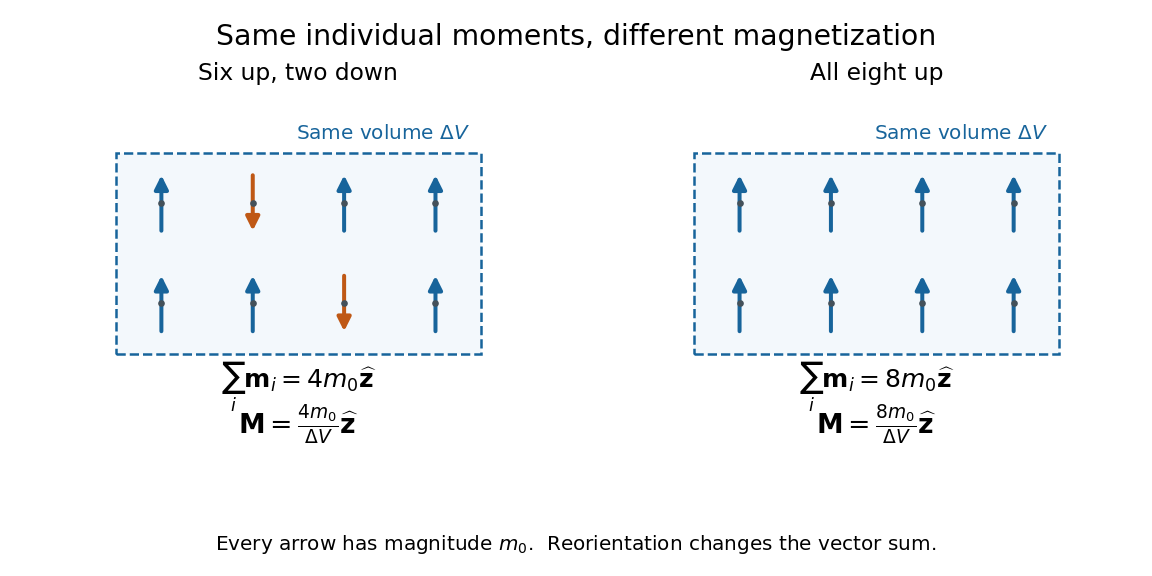

Write Python code to recreate this figure.
"""Draw an original dipole-counting model; emit a PNG in the working directory.

Tested with Python 3.14, matplotlib 3.10.7, and numpy 2.3.5.
"""

from pathlib import Path

import matplotlib.pyplot as plt
from matplotlib.patches import FancyArrowPatch, Rectangle
import numpy as np


def main():
    plt.rcParams.update({"font.size": 12, "mathtext.fontset": "dejavusans"})
    fig, axes = plt.subplots(1, 2, figsize=(9.6, 4.8), dpi=120)
    fig.patch.set_facecolor("white")
    fig.suptitle("Same individual moments, different magnetization", fontsize=17, y=0.96)
    blue, orange = "#17649b", "#bf5815"
    patterns = (np.array([1, 1, -1, 1, 1, -1, 1, 1]), np.ones(8, dtype=int))
    for ax, signs, title, net in zip(
        axes, patterns, ("Six up, two down", "All eight up"), (4, 8), strict=True
    ):
        ax.set_aspect("equal")
        ax.set_xlim(-0.3, 4.3)
        ax.set_ylim(-1.55, 2.8)
        ax.axis("off")
        ax.set_title(title, pad=11, fontsize=14)
        ax.add_patch(Rectangle((0, 0), 4, 2.2, facecolor="#f3f8fc", edgecolor=blue, lw=1.5, linestyle="--"))
        ax.text(3.88, 2.35, r"Same volume $\Delta V$", ha="right", color=blue)
        for i, sign in enumerate(signs):
            x, y = 0.5 + i % 4, 0.55 + i // 4 * 1.1
            ax.add_patch(FancyArrowPatch((x, y - 0.34 * sign), (x, y + 0.34 * sign), arrowstyle="-|>", mutation_scale=17, lw=2.4, color=blue if sign > 0 else orange))
            ax.plot(x, y, "o", color="#44515a", ms=3)
        ax.text(2, -0.36, rf"$\sum_i\mathbf{{m}}_i = {net}m_0\widehat{{\mathbf{{z}}}}$", ha="center", fontsize=15)
        ax.text(2, -0.87, rf"$\mathbf{{M}} = \frac{{{net}m_0}}{{\Delta V}}\widehat{{\mathbf{{z}}}}$", ha="center", fontsize=16)
    fig.text(0.5, 0.045, r"Every arrow has magnitude $m_0$.  Reorientation changes the vector sum.", ha="center", fontsize=12)
    fig.subplots_adjust(left=0.035, right=0.985, top=0.83, bottom=0.14, wspace=0.12)
    fig.savefig(Path.cwd() / (Path(__file__).stem + ".png"), facecolor="white", transparent=False)
    plt.close(fig)


if __name__ == "__main__":
    main()
